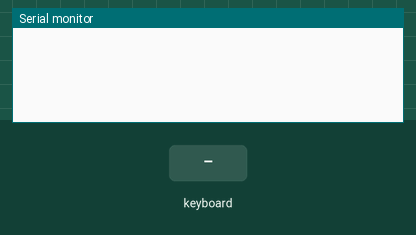
Bench run of a sketch on a simulated Arduino Uno, built with avr-gcc and run on an emulated ATmega328P. Parts: the last lines printed to the serial monitor. Inputs (shaded band) come from the test bench.

Above: at 2.2 s.
2.3 s: PS/2 keyboard text "1" received
At 3.5 s:
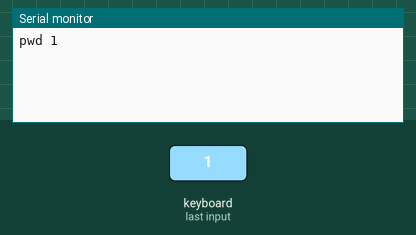
3.8 s: PS/2 keyboard text "a" received
At 4.9 s:
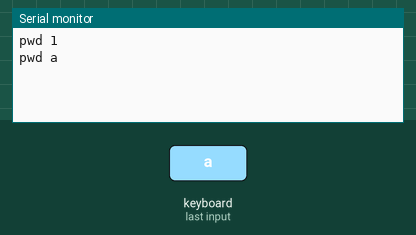

The sketch:

loginn.ino
```cpp
#include <PS2Keyboard.h>

const int DataPin = 8;
const int IRQpin =  2;
const int DoorPin = 13;
PS2Keyboard keyboard;
char sendValue[100];
char receiveValue[100];
String pass = "toggle";

void setup() {
  delay(1000);
  keyboard.begin(DataPin, IRQpin);
  Serial.begin(9600);

}

void loop() {

  int i = 0;
  bool READ = false;
  bool RECEIVE = false;

  for (int j=0; j<100; j++) {
    sendValue[j] = 0;
    receiveValue[j] = 0;
  }

  while (keyboard.available()) {
    READ=true;
    // read the next key
    char c = keyboard.read();
    sendValue[i] = c;

    i++;
    delay(10); //Barcode Scanner is slower than Arduino. So you have to put delay on the source code.

  }

  if (READ) {
    Serial.print("pwd ");
    Serial.println(sendValue);
  }

  i = 0;

  while (Serial.available()) {
    RECEIVE = true;
    char c = Serial.read();
    receiveValue[i] = c;
    i++;
  }

  if (RECEIVE) {
    for (int j=0; j<100; j++) {
      if (receiveValue[j] == pass[j]) {
        if (receiveValue[j] == 0) {
          pinMode(DoorPin, OUTPUT);
          digitalWrite(DoorPin, LOW);
          delay(100);
          pinMode(DoorPin, INPUT);
          break;
        }
      }
    }
  }
}
```

Measured:
- after the input at 2.3 s, the serial monitor: prints a new line at once (image 1)
- after the input at 3.8 s, the serial monitor: prints a new line at once (image 2)
